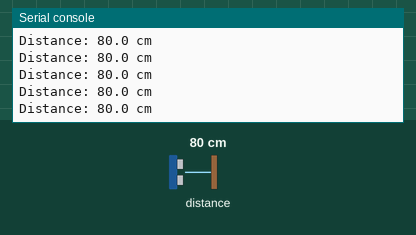
A program run on a simulated Raspberry Pi Pico running CircuitPython. Parts: the last lines printed to the serial console. The inputs (shaded band) are chosen by the test bench; at power-on: distance to the obstacle 80 cm.

Above: at 1.2 s.
1.3 s: distance to the obstacle set to 2 cm
At 1.33 s:
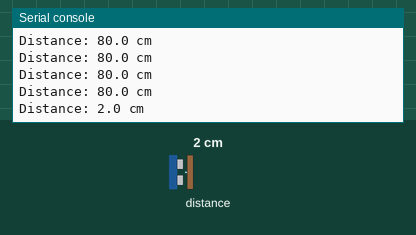
2.8 s: distance to the obstacle set to 4 cm
At 2.84 s:
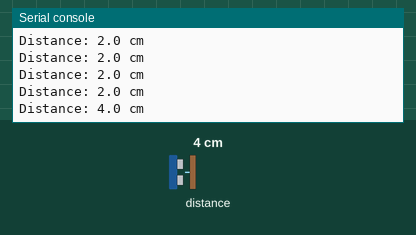
Timing chart, 0 to 5.8 s (numbered marks = the images above; inputs shaded):
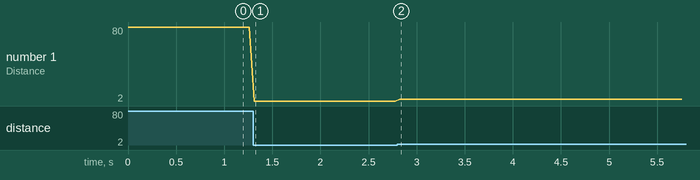

Measured:
- after the input at 1.3 s, the serial console: prints a new line at once (image 1)
- after the input at 2.8 s, the serial console: prints a new line at once (image 2)
- plotted number 1: 80 → 2 after the input at 1.3 s, 2 → 4 after the input at 2.8 s

The program:

read_1_sensor.py
```python
import time
import board
import busio
import adafruit_vl53l1x

# i2c = busio.I2C(sda=board.GP0, scl=board.GP1)
i2c = busio.I2C(sda=board.GP2, scl=board.GP3)
vl53 = adafruit_vl53l1x.VL53L1X(i2c)

vl53.distance_mode = 1

vl53.timing_budget = 100
vl53.start_ranging()

while True:
    if vl53.data_ready:
        print("Distance: {} cm".format(vl53.distance))
        vl53.clear_interrupt()
    time.sleep(0.05)
```
